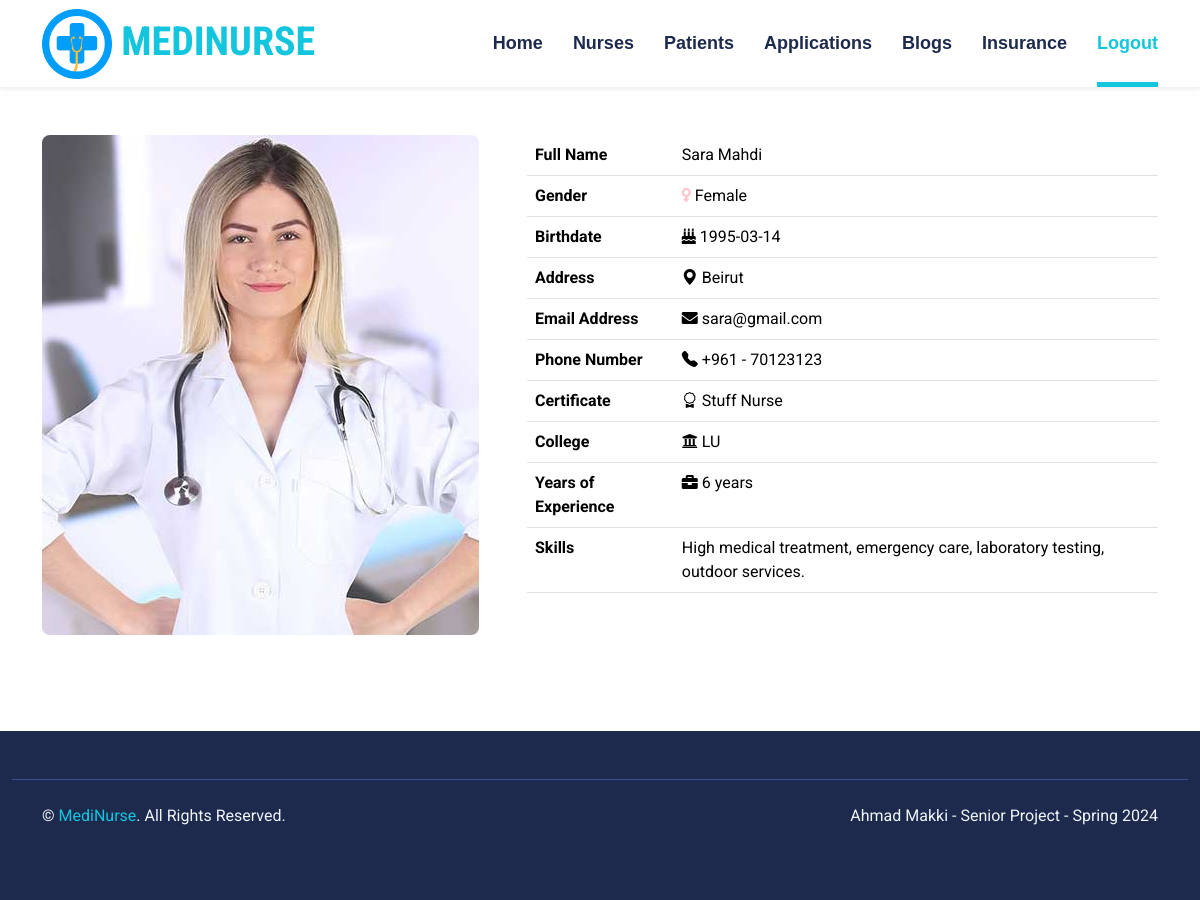
The app's page /admin/view-nurse-details.php?id=165 with its own data.
### tables this page shows
CREATE TABLE IF NOT EXISTS `nurses` (
  `nurseID` int(11) NOT NULL,
  `first_name` varchar(100) NOT NULL,
  `last_name` varchar(100) NOT NULL,
  `gender` varchar(100) NOT NULL,
  `birthdate` date NOT NULL,
  `profile` varchar(2500) NOT NULL,
  `address` varchar(100) NOT NULL,
  `email` varchar(100) NOT NULL,
  `phone` int(11) NOT NULL,
  `password` varchar(100) NOT NULL,
  `certificate` varchar(100) NOT NULL,
  `college` varchar(100) NOT NULL,
  `years_of_experience` int(11) NOT NULL,
  `skills` text NOT NULL,
  PRIMARY KEY (`nurseID`)
);

### admin/view-nurse-details.php (the view)
<?php include "head.php"; ?>
<body>
<?php include "navbar.php"; ?>
<?php
$nid = $_GET['id'];
$result = mysqli_query($con,"SELECT * FROM nurses WHERE nurseID='$nid'");
$row = mysqli_fetch_array($result);
?>
<div class="container-fluid py-5" id="about">
        <div class="container">
            <div class="row gx-5">
                <div class="col-lg-5 mb-5 mb-lg-0" style="min-height: 500px;">
                    <div class="position-relative h-100">
                        <img class="position-absolute w-100 h-100 rounded" src="../nurses-profile/<?php echo $row['profile'] ?>" style="object-fit: cover;">
                    </div>
                </div>
                <div class="col-lg-7">
                <table class="table table-hover" style="color:black">
                    <tr>
                        <th>Full Name</th>
                        <td><?php echo $row['first_name'] ?> <?php echo $row['last_name'] ?></td>
                    </tr>
                    <tr>
                        <th>Gender</th>
                        <?php if($row['gender']=="Male"){?>
                        <td><i class="fa fa-mars" style="color:blue"></i> <?php echo $row['gender'] ?></td>
                        <?php }else{?>
                        <td><i class="fa fa-venus" style="color:pink"></i> <?php echo $row['gender'] ?></td>
                        <?php } ?>
                    </tr>
                    <tr>
                        <th>Birthdate</th>
                        <td><i class="fa fa-birthday-cake"></i> <?php echo $row['birthdate'] ?></td>
                    </tr>
                    <tr>
                        <th>Address</th>
                        <td><i class="bi bi-geo-alt-fill"></i> <?php echo $row['address'] ?></td>
                    </tr>
                    <tr>
                        <th>Email Address</th>
                        <td><i class="fa fa-envelope"></i> <?php echo $row['email'] ?></td>
                    </tr>
                    <tr>
                        <th>Phone Number</th>
                        <td><i class="bi bi-telephone-fill"></i> +961 - <?php echo $row['phone'] ?></td>
                    </tr>
                    <tr>
                        <th>Certificate</th>
                        <td><i class="bi bi-award"></i> <?php echo $row['certificate'] ?></td>
                    </tr>
                    <tr>
                        <th>College</th>
                        <td><i class="fa fa-university"></i> <?php echo $row['college'] ?></td>
                    </tr>
                    <tr>
                        <th>Years of Experience</th>
                        <td><i class="fa fa-briefcase"></i> <?php echo $row['years_of_experience'] ?> years</td>
                    </tr>
                    <tr>
                        <th>Skills</th>
                        <td><i class="bi bi-skills"></i> <?php echo $row['skills'] ?></td>
                    </tr>
                </table>
                </div>
            </div>
        </div>
    </div>
<?php include "footer.php"; ?>

### css/style.css (style rules this page uses)
:root { --primary: #13C5DD; --secondary: #354F8E; --light: #EFF5F9; --dark: #1D2A4D; }

### records on screen
nurses: profile (picture), first_name "Sara", last_name "Mahdi", gender "Female", birthdate "1995-03-14", address "Beirut", email "sara@gmail.com", phone "70123123", certificate "Stuff Nurse", college "LU", years_of_experience "6", skills "High medical treatment, emergency care, laboratory testing, outdoor services."
